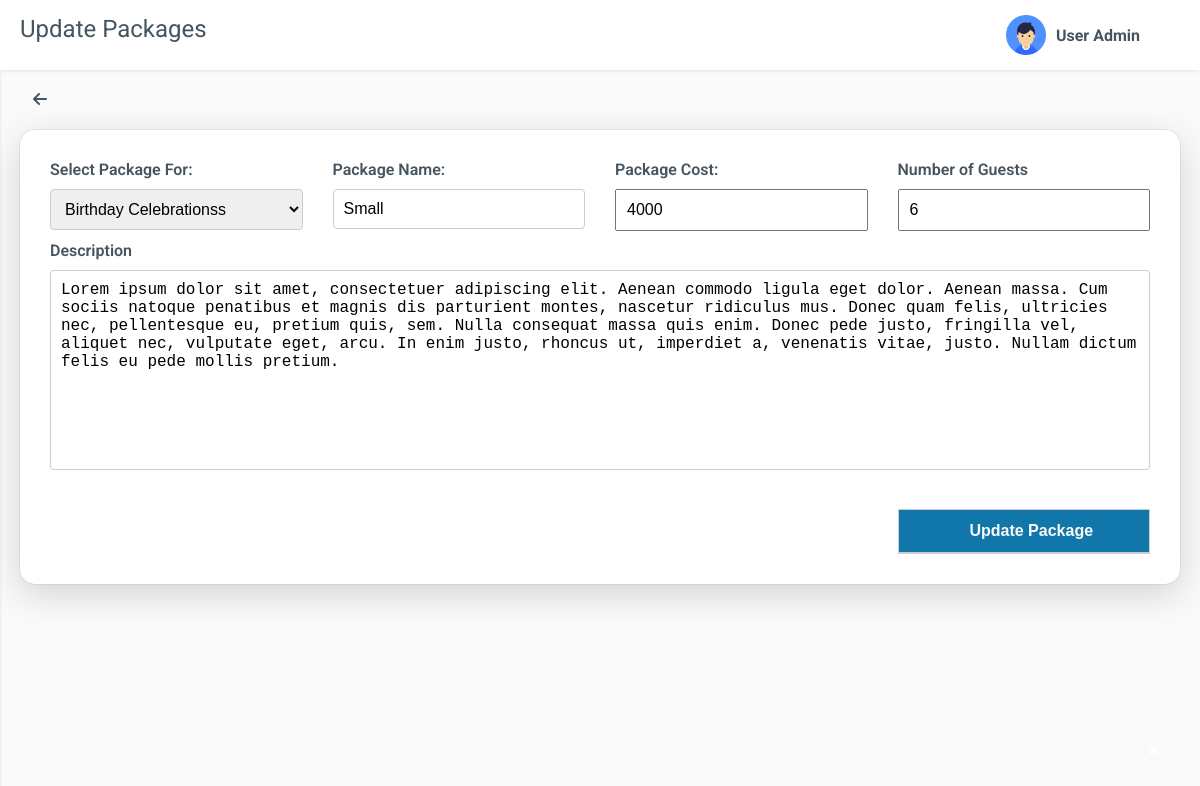
The page /admin/updatepackages.php?criteria=1 (signed in) on the database its author committed.
### tables this page shows
CREATE TABLE `tbl_packages` (
  `pkg_id` int(11) NOT NULL,
  `pkg_name` varchar(255) NOT NULL,
  `pkg_cost` float NOT NULL,
  `pkg_guest` int(11) NOT NULL,
  `pkg_description` text NOT NULL,
  `service_id` int(11) NOT NULL
);

CREATE TABLE `tbl_service` (
  `ser_id` int(11) NOT NULL,
  `ser_name` varchar(255) NOT NULL,
  `type` int(11) NOT NULL,
  `image` varchar(255) NOT NULL,
  `description` text NOT NULL
);

### admin/updatepackages.php (the view, shortened to what this page needs)
<?php
require_once('header.php');
require_once('sidebar.php');
?>
<?php
$pkgId = $_GET['criteria'];
$sql = "SELECT p.pkg_id, p.pkg_name, p.pkg_cost, p.pkg_guest, p.pkg_description, p.service_id, s.ser_name
        FROM tbl_packages p
        INNER JOIN tbl_service s ON p.service_id = s.ser_id
        WHERE p.pkg_id = $pkgId";
$result = $conn->query($sql);
if ($result->num_rows > 0) {
    $row = $result->fetch_assoc();
    $pkgName = $row['pkg_name'];
    $pkgCost = $row['pkg_cost'];
    $pkgGuest = $row['pkg_guest'];
    $pkgDescription = $row['pkg_description'];
    $serviceId = $row['service_id'];
}
?>
<div class="main">
        <div class="main-header">
            <div class="main-title">
                Update Packages
            </div>
            <?php
            require_once('profile.php');
            ?>
        </div>
        <div class="main-content">
            <div class="row">
                <div class="col-12">
                    <a href="services.php">
                        <div class="breadcum">
                        <i class="fa-solid fa-arrow-left"></i>
                        </div>
                    </a>
                    <div class="box">
                    <form action="" method="post" enctype="multipart/form-data">
                        <div class="input-box">
                            <label for="">Select Package For:</label>
                            <?php
                            $sqlService = "SELECT ser_id, ser_name FROM tbl_service";
                            $resultService = $conn->query($sqlService);
                            if ($resultService->num_rows > 0) {
                                ?>
                                <select name="serviceId" id="type">
                                    <?php
                                    while ($rowService = $resultService->fetch_assoc()) {
                                        $serId = $rowService['ser_id'];
                                        $serName = $rowService['ser_name'];
                                        ?>
                                        <option value="<?= $serId ?>" <?php echo ($serId == $serviceId) ? 'selected' : ''; ?>>
                                            <?= $serName ?>
                                        </option>
                                    <?php } ?>
                                </select>
                                <?php
                            } else {
                                echo 'No service data found.';
                            }
                            ?>
                        </div>
                        <div class="input-box" id="block">
                            <label for="">Package Name:</label>
                            <input type="text" name="packageName" placeholder="Package Name" value="<?php echo isset($pkgName) ? htmlspecialchars($pkgName) : ''; ?>">
                        </div>
                        <div class="input-box" id="block">
                            <label for="">Package Cost:</label>
                            <input type="number" name="packageCost" placeholder="Package Cost" value="<?php echo isset($pkgCost) ? $pkgCost : ''; ?>">
                        </div>
                        <div class="input-box" id="block">
                            <label for="">Number of Guests</label>
                            <input type="number" name="packageGuest" placeholder="Number of Guests" value="<?php echo isset($pkgGuest) ? $pkgGuest : ''; ?>">
                        </div>
                        <div id="description" class="two-columns">
                            <label for="">Description</label>
                            <textarea id="my-textarea" name="packageDescription"><?php echo isset($pkgDescription) ? htmlspecialchars($pkgDescription) : ''; ?></textarea>
                        </div>
                        <div class="input-box" id="button">
                            <button type="submit" name="update">Update Package</button>
                        </div>
                        </form>
                    </div>
                </div>
            </div>
        </div>
</div>
<?php
require_once('messagebox.php');
?>
<?php
require_once('footer.php');
?>

### admin/css/app.css (style rules this page uses)
:root { --body-bg: #fafafb; --box-bg: #ffffff; --main-color: #a10e55; --btn-edit: #1177aa; --btn-view: #06b47d; --btn-delete: #b90f0f; --text-color: #455560; --tbl-thead: #1A0051; --text-second-color: #72849ab3; --sidebar-color: #061945b3; --sidebar-active-color: #ffffff; --sidebar-hover-color: #ffffff; --sidebar-background-color: #22a613; --success-color: #d4edda; --success-color-border: #28a745; --danger-color: #f8d7da; --border-color: #b1b1b1; --menu-item-active-bg: rgba(201, 247, 62, 0.1); --gradient-bg:linear-gradient(to right, #02266C , #1A0051); --inversegradient-bg:linear-gradient(to right, #1A0051, #02266C ); --box-border-radius: 15px; --sidebar-size: 300px; --sidebar-logo-img-size: 45px; --sidebar-logo-size: 80px; --profile-image-size: 45px; --main-header-height: 80px; --shadow: 0 1px 4px -1px rgb(0 0 0 / 15%); }
* { padding: 0; margin: 0; box-sizing: border-box; }
body { font-family: "Roboto", sans-serif; background-color: var(--body-bg); color: var(--text-color); position: relative; }
a { text-decoration: none; color: unset; display: inline-block; }
.main { padding-left: var(--sidebar-size); display: block; margin: 0; }
.main-header { display: flex; width: 100%; justify-content: space-between; padding: 15px 20px; background-color: var(--box-bg); box-shadow: var(--shadow); position: sticky; top: 0; z-index: 100; }
.main-title { text-transform: capitalize; font-size: 1.5rem; }
.main-content { padding: 10px 20px; height: calc(100vh - var(--main-header-height)); overflow-y: auto; }
.main-content .row .col-12 .breadcum { padding: 10px; font-size: 16px; font-weight: 600; width: 40px; height: 40px; align-items: center; text-align: center; }
.box { background-color: var(--box-bg); padding: 20px 20px 10px 20px; border: none; border-radius: var(--box-border-radius); margin: 10px 0px; box-shadow: rgba(0, 0, 0, 0.16) 0px 10px 36px 0px, rgba(0, 0, 0, 0.06) 0px 0px 0px 1px; }
@media only screen and (max-width: 1280px) { .main { padding-left: 0; } }

### admin/css/grid.css (style rules this page uses)
.row { display: flex; flex-wrap: wrap; margin: 0 -15px; }
[class*="col-"] { padding: 0 15px; margin-bottom: 20px; }
.col-12 { width: 100%; }

### admin/updatepackages.php (style rules this page uses)
.box form { display: grid; grid-gap: 10px; grid-template-columns: repeat(4, 1fr); outline: none; }
.box form .input-box, #banner, #description { padding: 0px 10px; }
.box form .input-box label { font-size: 1rem; font-weight: 600; display: block; margin: 10px 0px; }
.box form .input-box input, .box form .input-box select { width: 100%; padding: 10px; font-size: 1rem; font-weight: 400; }
.box form .input-box input[type=text], select, textarea { border: 1px solid #ccc; border-radius: 4px; }
.two-columns { grid-column: span 4; }
#description label { font-size: 1rem; font-weight: 600; }
#my-textarea { width: 100%; min-height: 200px; resize: none; padding: 10px; font-size: 1rem; font-weight: 400; margin: 10px 0px; }
#button { grid-column: 4; margin-bottom: 20px; }
#button button { color: #fafafb; background: #1177aa; height: 45px; width: 100%; outline: none; border: 1px solid #ccc; padding-left: 15px; font-size: 16px; font-weight: 600; border-bottom-width: 2px; transition: all 0.3s ease; margin-top: 15px; cursor: pointer; }

### rows shown on the page
tbl_packages: serviceId "Birthday Celebrationss", packageName "Small", packageCost "4000", packageGuest "6", packageDescription "Lorem ipsum dolor sit amet, consectetuer adipiscing elit. Aenean commodo ligula eget dolor. Aenean massa. Cum sociis natoque penatibus et magnis dis parturient montes, nascetur ridiculus mus. Donec quam felis, ultricies nec, pellentesque eu, pretium quis, sem. Nulla consequat massa quis enim. Donec pede justo, fringilla vel, aliquet nec, vulputate eget, arcu. In enim justo, rhoncus ut, imperdiet a, venenatis vitae, justo. Nullam dictum felis eu pede mollis pretium."
